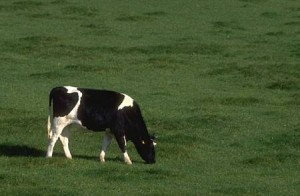
#> input picture Lab5/cow.jpg, 300 x 196 px
$ jupyter execute new-assignment_solution.ipynb
#> lines starting #> are read from the running program, lines starting #| are printed output that depends on the picture
# LAB 5 Solution Notebook

This notebook contains a complete worked solution for all exercises in `new-assignment.ipynb`.

Structure followed in each part:
1. Generate data
2. Split data
3. Define the model class
4. Load and train the model
5. Validate, visualize, and comment on the result

[cell 1]
import numpy as np
import matplotlib.pyplot as plt
from itertools import permutations
from pathlib import Path
from PIL import Image
from matplotlib.patches import Ellipse

np.set_printoptions(suppress=True, precision=3)
plt.style.use("seaborn-v0_8-whitegrid")


def make_gaussian_dataset(means, covariances, counts, seed=0):
#> called with means = array of shape (3, 2), seed = 42
    rng = np.random.default_rng(seed)
    blocks = []
    labels = []
    for idx, (mean, cov, count) in enumerate(zip(means, covariances, counts)):
        blocks.append(rng.multivariate_normal(mean, cov, size=count))
        labels.append(np.full(count, idx, dtype=int))
    X = np.vstack(blocks)
    y = np.concatenate(labels)
    order = rng.permutation(len(X))
    return X[order], y[order]


def train_val_split(X, y=None, test_size=0.25, seed=0):
    rng = np.random.default_rng(seed)
    n_samples = len(X)
    indices = rng.permutation(n_samples)
    n_val = max(1, int(round(n_samples * test_size)))
    val_idx = indices[:n_val]
    train_idx = indices[n_val:]
    if y is None:
        return X[train_idx], X[val_idx]
    return X[train_idx], X[val_idx], y[train_idx], y[val_idx]


def best_label_alignment(y_true, y_pred, n_clusters):
    best_accuracy = -1.0
    best_perm = None
    best_mapped = None
    for perm in permutations(range(n_clusters)):
        lookup = np.array(perm)
        mapped = lookup[y_pred]
        accuracy = np.mean(mapped == y_true)
        if accuracy > best_accuracy:
            best_accuracy = accuracy
            best_perm = perm
            best_mapped = mapped
    return best_mapped, best_perm, float(best_accuracy)


def confusion_matrix_np(y_true, y_pred, n_clusters):
    cm = np.zeros((n_clusters, n_clusters), dtype=int)
    for truth, pred in zip(y_true, y_pred):
        cm[truth, pred] += 1
    return cm


def plot_confusion(ax, y_true, y_pred, n_clusters, title):
    cm = confusion_matrix_np(y_true, y_pred, n_clusters)
    im = ax.imshow(cm, cmap="Blues")
    ax.set_title(title)
    ax.set_xlabel("Predicted cluster")
    ax.set_ylabel("True cluster")
    ax.set_xticks(range(n_clusters))
    ax.set_yticks(range(n_clusters))
    for i in range(n_clusters):
        for j in range(n_clusters):
            ax.text(j, i, cm[i, j], ha="center", va="center", color="black")
    plt.colorbar(im, ax=ax, fraction=0.046)


def plot_clusters(ax, X, labels, title, centers=None, alpha=0.75):
    scatter = ax.scatter(X[:, 0], X[:, 1], c=labels, cmap="tab10", s=28, alpha=alpha)
    if centers is not None:
        ax.scatter(
            centers[:, 0],
            centers[:, 1],
            c="black",
            marker="X",
            s=180,
            linewidths=1.5,
            edgecolors="white",
            label="Centers",
        )
        ax.legend(loc="best")
    ax.set_title(title)
    ax.set_xlabel("x1")
    ax.set_ylabel("x2")
    return scatter


def plot_covariance_ellipses(ax, means, covariances, n_std=2.0):
    colors = plt.cm.tab10(np.arange(len(means)))
    for idx, (mean, cov) in enumerate(zip(means, covariances)):
        eigvals, eigvecs = np.linalg.eigh(cov)
        order = np.argsort(eigvals)[::-1]
        eigvals = eigvals[order]
        eigvecs = eigvecs[:, order]
        angle = np.degrees(np.arctan2(eigvecs[1, 0], eigvecs[0, 0]))
        width, height = 2 * n_std * np.sqrt(np.maximum(eigvals, 1e-12))
        ellipse = Ellipse(
            xy=mean,
            width=width,
            height=height,
            angle=angle,
            edgecolor=colors[idx],
            facecolor="none",
            lw=2,
            alpha=0.9,
        )
        ax.add_patch(ellipse)


def average_log_likelihood(model, X):
    return float(np.mean(model.score_samples(X)))


def extract_border_pixels(image):
    top = image[0, :, :]
    bottom = image[-1, :, :]
    left = image[:, 0, :]
    right = image[:, -1, :]
    return np.vstack([top, bottom, left, right])

## K-Means Clustering

The same NumPy implementation below is reused for Assignments 1, 2, and 3.

[cell 2]
class KMeansEM:
    def __init__(self, n_clusters, max_iter=100, tol=1e-4, n_init=1, random_state=None):
        self.n_clusters = n_clusters
        self.max_iter = max_iter
        self.tol = tol
        self.n_init = n_init
        self.random_state = random_state

    def _init_centroids(self, X, rng):
        indices = rng.choice(len(X), size=self.n_clusters, replace=False)
        return X[indices].copy()

    def _e_step(self, X, centroids):
        distances = np.sum((X[:, None, :] - centroids[None, :, :]) ** 2, axis=2)
        labels = np.argmin(distances, axis=1)
        responsibilities = np.zeros((len(X), self.n_clusters))
        responsibilities[np.arange(len(X)), labels] = 1.0
        inertia = float(np.sum((X - centroids[labels]) ** 2))
        return responsibilities, labels, inertia

    def _m_step(self, X, responsibilities, centroids, rng):
        counts = responsibilities.sum(axis=0)
        new_centroids = centroids.copy()
        for k in range(self.n_clusters):
            if counts[k] > 0:
                new_centroids[k] = (responsibilities[:, k][:, None] * X).sum(axis=0) / counts[k]
            else:
                new_centroids[k] = X[rng.integers(len(X))]
        return new_centroids

    def fit(self, X):
        X = np.asarray(X, dtype=float)
        seed_rng = np.random.default_rng(self.random_state)
        init_seeds = seed_rng.integers(0, 1_000_000, size=self.n_init)

        best_state = None
        best_inertia = np.inf

        for init_seed in init_seeds:
            rng = np.random.default_rng(int(init_seed))
            centroids = self._init_centroids(X, rng)
            history = []

            for _ in range(self.max_iter):
                responsibilities, labels, inertia = self._e_step(X, centroids)
                history.append(inertia)
                new_centroids = self._m_step(X, responsibilities, centroids, rng)
                shift = np.max(np.linalg.norm(new_centroids - centroids, axis=1))
                centroids = new_centroids
                if shift < self.tol:
                    responsibilities, labels, inertia = self._e_step(X, centroids)
                    history.append(inertia)
                    break

            if inertia < best_inertia:
                best_inertia = inertia
                best_state = {
                    "centroids": centroids.copy(),
                    "labels": labels.copy(),
                    "responsibilities": responsibilities.copy(),
                    "history": history.copy(),
                }

        self.centroids_ = best_state["centroids"]
        self.labels_ = best_state["labels"]
        self.responsibilities_ = best_state["responsibilities"]
        self.history_ = best_state["history"]
        self.inertia_ = best_inertia
        return self

    def predict(self, X):
        X = np.asarray(X, dtype=float)
        distances = np.sum((X[:, None, :] - self.centroids_[None, :, :]) ** 2, axis=2)
        return np.argmin(distances, axis=1)

    def fit_predict(self, X):
        self.fit(X)
        return self.labels_

### Assignment 1 (2 scores):

Solution workflow:
- Generate the required dataset
- Split data into train and validation sets
- Train K-means with EM updates
- Study the effect of random centroid initialization

[cell 3]
means_a1 = np.array([[2.0, 2.0], [8.0, 3.0], [3.0, 6.0]])
covs_a1 = [np.eye(2), np.eye(2), np.eye(2)]
counts_a1 = [200, 200, 200]

X_a1, y_a1 = make_gaussian_dataset(means_a1, covs_a1, counts_a1, seed=42)
X_a1_train, X_a1_val, y_a1_train, y_a1_val = train_val_split(X_a1, y_a1, test_size=0.25, seed=42)

print("Assignment 1 shapes:")
print("  Train:", X_a1_train.shape, "Validation:", X_a1_val.shape)

kmeans_a1 = KMeansEM(n_clusters=3, max_iter=100, tol=1e-4, n_init=1, random_state=7)
kmeans_a1.fit(X_a1_train)

train_pred_a1 = kmeans_a1.predict(X_a1_train)
val_pred_a1 = kmeans_a1.predict(X_a1_val)

train_mapped_a1, _, train_acc_a1 = best_label_alignment(y_a1_train, train_pred_a1, 3)
val_mapped_a1, _, val_acc_a1 = best_label_alignment(y_a1_val, val_pred_a1, 3)

seed_records_a1 = []
for seed in range(12):
    probe = KMeansEM(n_clusters=3, max_iter=100, tol=1e-4, n_init=1, random_state=seed)
    probe.fit(X_a1_train)
    probe_val = probe.predict(X_a1_val)
    _, _, probe_acc = best_label_alignment(y_a1_val, probe_val, 3)
    seed_records_a1.append((seed, probe.inertia_, probe_acc))
seed_records_a1 = np.array(seed_records_a1, dtype=float)

print(f"Train accuracy after label alignment: {train_acc_a1:.3f}")
print(f"Validation accuracy after label alignment: {val_acc_a1:.3f}")
print("Final centroids:")
print(kmeans_a1.centroids_)

fig, axes = plt.subplots(2, 2, figsize=(14, 10))
plot_clusters(axes[0, 0], X_a1_train, y_a1_train, "Train split - ground truth")
plot_clusters(axes[0, 1], X_a1_val, val_mapped_a1, "Validation split - K-means prediction", centers=kmeans_a1.centroids_)
axes[1, 0].plot(kmeans_a1.history_, marker="o")
axes[1, 0].set_title("Training inertia across EM iterations")
axes[1, 0].set_xlabel("Iteration")
axes[1, 0].set_ylabel("Inertia")
axes[1, 1].plot(seed_records_a1[:, 0], seed_records_a1[:, 1], marker="o", label="Final inertia")
ax2 = axes[1, 1].twinx()
ax2.plot(seed_records_a1[:, 0], seed_records_a1[:, 2], marker="s", color="darkorange", label="Validation accuracy")
axes[1, 1].set_title("Sensitivity to random initialization")
axes[1, 1].set_xlabel("Random seed")
axes[1, 1].set_ylabel("Inertia")
ax2.set_ylabel("Accuracy")
axes[1, 1].legend(loc="upper left")
ax2.legend(loc="lower right")
plt.tight_layout()
plt.show()
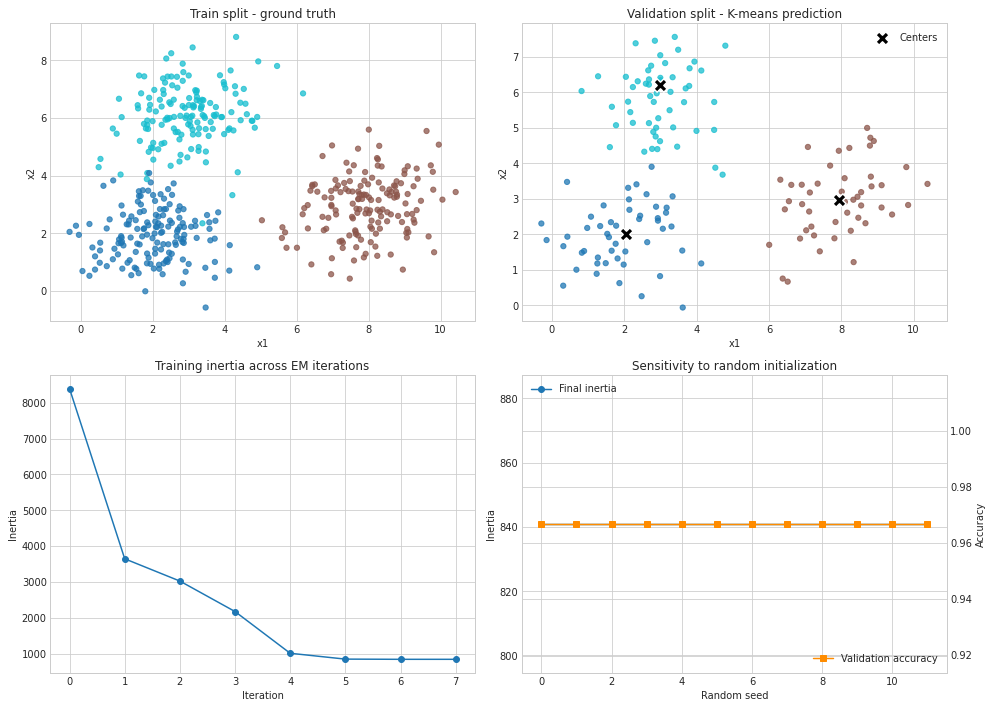
#> figure drawn by matplotlib, 5 panels

**Comment on Assignment 1**

K-means works very well here because the three clusters are spherical, well separated, and have equal size.
The random initialization still matters: different seeds may converge to slightly different final inertia values,
especially when one centroid starts far from its ideal region. In this easy setting the effect is limited, but it is still visible.

### Assignment 2 (2 scores):

Solution workflow:
- Generate the required imbalanced dataset
- Split into train and validation sets
- Train the same K-means class
- Check how uneven cluster sizes affect performance

[cell 4]
means_a2 = np.array([[2.0, 2.0], [8.0, 3.0], [3.0, 6.0]])
covs_a2 = [np.eye(2), np.eye(2), np.eye(2)]
counts_a2 = [1200, 200, 1000]

X_a2, y_a2 = make_gaussian_dataset(means_a2, covs_a2, counts_a2, seed=123)
X_a2_train, X_a2_val, y_a2_train, y_a2_val = train_val_split(X_a2, y_a2, test_size=0.25, seed=123)

print("Assignment 2 shapes:")
print("  Train:", X_a2_train.shape, "Validation:", X_a2_val.shape)

kmeans_a2 = KMeansEM(n_clusters=3, max_iter=100, tol=1e-4, n_init=5, random_state=21)
kmeans_a2.fit(X_a2_train)

val_pred_a2 = kmeans_a2.predict(X_a2_val)
val_mapped_a2, _, val_acc_a2 = best_label_alignment(y_a2_val, val_pred_a2, 3)
cm_a2 = confusion_matrix_np(y_a2_val, val_mapped_a2, 3)
class_recall_a2 = np.diag(cm_a2) / np.maximum(cm_a2.sum(axis=1), 1)

true_sizes_a2 = np.bincount(y_a2_val, minlength=3)
pred_sizes_a2 = np.bincount(val_mapped_a2, minlength=3)

print(f"Validation accuracy after label alignment: {val_acc_a2:.3f}")
print("True validation cluster sizes:", true_sizes_a2)
print("Predicted validation cluster sizes:", pred_sizes_a2)

fig, axes = plt.subplots(2, 3, figsize=(16, 10))
plot_clusters(axes[0, 0], X_a2_train, y_a2_train, "Train split - ground truth")
plot_clusters(axes[0, 1], X_a2_val, val_mapped_a2, "Validation split - K-means prediction", centers=kmeans_a2.centroids_)
axes[0, 2].plot(kmeans_a2.history_, marker="o")
axes[0, 2].set_title("Training inertia across EM iterations")
axes[0, 2].set_xlabel("Iteration")
axes[0, 2].set_ylabel("Inertia")
plot_confusion(axes[1, 0], y_a2_val, val_mapped_a2, 3, "Validation confusion matrix")
x = np.arange(3)
axes[1, 1].bar(x - 0.18, true_sizes_a2, width=0.36, label="True")
axes[1, 1].bar(x + 0.18, pred_sizes_a2, width=0.36, label="Predicted")
axes[1, 1].set_title("Cluster size comparison on validation split")
axes[1, 1].set_xlabel("Cluster id")
axes[1, 1].set_ylabel("Number of points")
axes[1, 1].legend()
axes[1, 2].bar(np.arange(3), class_recall_a2, color="teal")
axes[1, 2].set_ylim(0.0, 1.05)
axes[1, 2].set_title("Per-cluster recall")
axes[1, 2].set_xlabel("Cluster id")
axes[1, 2].set_ylabel("Recall")
plt.tight_layout()
plt.show()
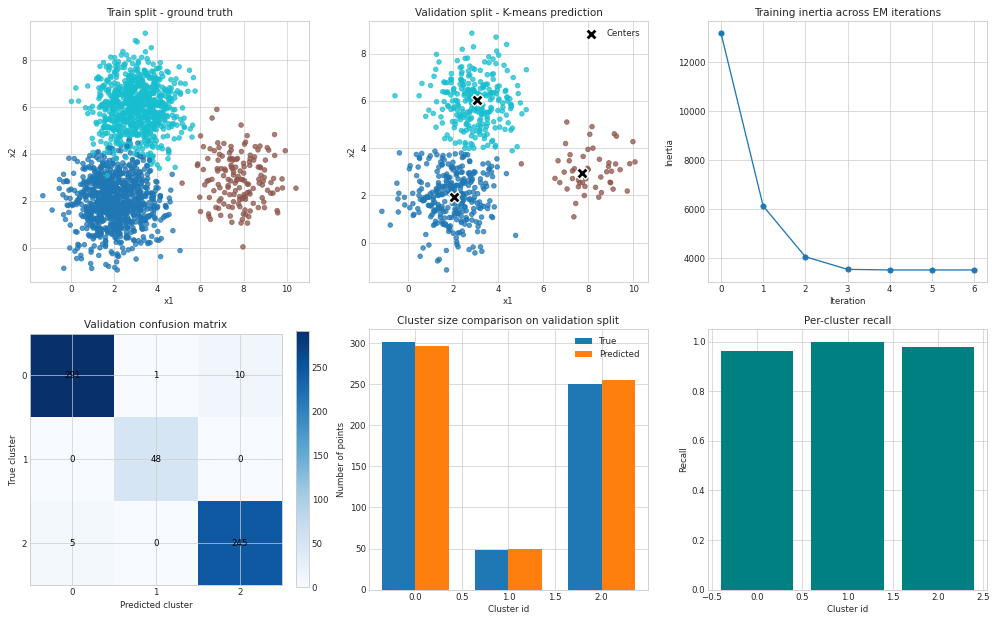
#> figure drawn by matplotlib, 7 panels; panel 5: tallest bar 302 high, from x = -0.36 to 0; panel 5: tallest bar 296 high, from x = -2.78e-17 to 0.36; panel 6: tallest bar 1 high, from x = 0.6 to 1.4

**Comment on Assignment 2**

K-means minimizes squared distance, not class balance. Because of that, large clusters dominate the objective and strongly influence the final centroids.
The smaller cluster is more likely to be pulled by nearby larger groups, so performance becomes less stable than in Assignment 1.

### Assignment 3 (2 scores):

Solution workflow:
- Generate the required dataset with one elongated Gaussian
- Split data into train and validation sets
- Train K-means
- Observe what happens when one cluster is not close to a spherical shape

[cell 5]
means_a3 = np.array([[2.0, 2.0], [8.0, 3.0], [3.0, 6.0]])
sigma_1 = np.array([[1.0, 0.0], [0.0, 1.0]])
sigma_2 = np.array([[10.0, 0.0], [0.0, 1.0]])
covs_a3 = [sigma_1, sigma_1, sigma_2]
counts_a3 = [200, 200, 200]

X_a3, y_a3 = make_gaussian_dataset(means_a3, covs_a3, counts_a3, seed=7)
X_a3_train, X_a3_val, y_a3_train, y_a3_val = train_val_split(X_a3, y_a3, test_size=0.25, seed=7)

print("Assignment 3 shapes:")
print("  Train:", X_a3_train.shape, "Validation:", X_a3_val.shape)

kmeans_a3 = KMeansEM(n_clusters=3, max_iter=100, tol=1e-4, n_init=5, random_state=7)
kmeans_a3.fit(X_a3_train)

val_pred_a3 = kmeans_a3.predict(X_a3_val)
val_mapped_a3, _, val_acc_a3 = best_label_alignment(y_a3_val, val_pred_a3, 3)
correct_mask_a3 = val_mapped_a3 == y_a3_val

print(f"Validation accuracy after label alignment: {val_acc_a3:.3f}")

fig, axes = plt.subplots(2, 2, figsize=(14, 10))
plot_clusters(axes[0, 0], X_a3_train, y_a3_train, "Train split - ground truth")
plot_clusters(axes[0, 1], X_a3_val, val_mapped_a3, "Validation split - K-means prediction", centers=kmeans_a3.centroids_)
plot_confusion(axes[1, 0], y_a3_val, val_mapped_a3, 3, "Validation confusion matrix")
axes[1, 1].scatter(
    X_a3_val[correct_mask_a3, 0],
    X_a3_val[correct_mask_a3, 1],
    c="tab:green",
    s=30,
    alpha=0.75,
    label="Correct",
)
axes[1, 1].scatter(
    X_a3_val[~correct_mask_a3, 0],
    X_a3_val[~correct_mask_a3, 1],
    c="tab:red",
    s=30,
    alpha=0.75,
    label="Misclustered",
)
axes[1, 1].set_title("Validation errors with elongated cluster")
axes[1, 1].set_xlabel("x1")
axes[1, 1].set_ylabel("x2")
axes[1, 1].legend()
plt.tight_layout()
plt.show()

**Comment on Assignment 3**

K-means assumes each cluster is represented well by a centroid and roughly spherical Voronoi regions.
The elongated Gaussian breaks that assumption, so points near the tails are easier to miscluster.
This is a good example of why covariance-aware models such as GMM are often preferred for anisotropic data.

## Gaussian Mixture Model

The class below implements a full-covariance Gaussian Mixture Model trained with EM, using NumPy only.

[cell 6]
class GaussianMixtureEM:
    def __init__(
        self,
        n_components,
        max_iter=100,
        tol=1e-4,
        reg_covar=1e-6,
        n_init=1,
        random_state=None,
    ):
        self.n_components = n_components
        self.max_iter = max_iter
        self.tol = tol
        self.reg_covar = reg_covar
        self.n_init = n_init
        self.random_state = random_state

    def _initialize(self, X, rng):
        n_samples, n_features = X.shape
        chosen = rng.choice(n_samples, size=self.n_components, replace=False)
        means = X[chosen].copy()
        base_cov = np.cov(X.T) + self.reg_covar * np.eye(n_features)
        covariances = np.repeat(base_cov[None, :, :], self.n_components, axis=0)
        weights = np.full(self.n_components, 1.0 / self.n_components)
        return weights, means, covariances

    def _logsumexp(self, arr, axis=1, keepdims=False):
        max_arr = np.max(arr, axis=axis, keepdims=True)
        stabilized = arr - max_arr
        summed = max_arr + np.log(np.sum(np.exp(stabilized), axis=axis, keepdims=True) + 1e-12)
        if keepdims:
            return summed
        return np.squeeze(summed, axis=axis)

    def _estimate_log_gaussian_prob(self, X, means, covariances):
        n_samples, n_features = X.shape
        log_prob = np.empty((n_samples, self.n_components))
        for k in range(self.n_components):
            cov = covariances[k]
            sign, logdet = np.linalg.slogdet(cov)
            if sign <= 0:
                cov = cov + (10 * self.reg_covar) * np.eye(n_features)
                sign, logdet = np.linalg.slogdet(cov)
            precision = np.linalg.inv(cov)
            diff = X - means[k]
            mahal = np.sum((diff @ precision) * diff, axis=1)
            log_prob[:, k] = -0.5 * (n_features * np.log(2 * np.pi) + logdet + mahal)
        return log_prob

    def _e_step(self, X, weights, means, covariances):
        weighted_log_prob = self._estimate_log_gaussian_prob(X, means, covariances) + np.log(weights + 1e-12)
        log_prob_norm = self._logsumexp(weighted_log_prob, axis=1, keepdims=True)
        log_responsibilities = weighted_log_prob - log_prob_norm
        responsibilities = np.exp(log_responsibilities)
        total_log_likelihood = float(np.sum(log_prob_norm))
        return responsibilities, total_log_likelihood

    def _m_step(self, X, responsibilities):
        n_samples, n_features = X.shape
        nk = responsibilities.sum(axis=0) + 1e-12
        weights = nk / n_samples
        means = (responsibilities.T @ X) / nk[:, None]
        covariances = np.zeros((self.n_components, n_features, n_features))

        for k in range(self.n_components):
            diff = X - means[k]
            cov = (responsibilities[:, k][:, None] * diff).T @ diff / nk[k]
            cov.flat[:: n_features + 1] += self.reg_covar
            covariances[k] = cov

        return weights, means, covariances

    def fit(self, X):
        X = np.asarray(X, dtype=float)
        seed_rng = np.random.default_rng(self.random_state)
        init_seeds = seed_rng.integers(0, 1_000_000, size=self.n_init)

        best_log_likelihood = -np.inf
        best_state = None

        for init_seed in init_seeds:
            rng = np.random.default_rng(int(init_seed))
            weights, means, covariances = self._initialize(X, rng)
            history = []
            prev_ll = None

            for _ in range(self.max_iter):
                responsibilities, log_likelihood = self._e_step(X, weights, means, covariances)
                history.append(log_likelihood)
                weights, means, covariances = self._m_step(X, responsibilities)
                if prev_ll is not None and abs(log_likelihood - prev_ll) < self.tol:
                    break
                prev_ll = log_likelihood

            if history[-1] > best_log_likelihood:
                best_log_likelihood = history[-1]
                best_state = {
                    "weights": weights.copy(),
                    "means": means.copy(),
                    "covariances": covariances.copy(),
                    "responsibilities": responsibilities.copy(),
                    "history": history.copy(),
                }

        self.weights_ = best_state["weights"]
        self.means_ = best_state["means"]
        self.covariances_ = best_state["covariances"]
        self.responsibilities_ = best_state["responsibilities"]
        self.history_ = best_state["history"]
        self.lower_bound_ = best_log_likelihood
        return self

    def predict_proba(self, X):
        X = np.asarray(X, dtype=float)
        responsibilities, _ = self._e_step(X, self.weights_, self.means_, self.covariances_)
        return responsibilities

    def predict(self, X):
        return np.argmax(self.predict_proba(X), axis=1)

    def score_samples(self, X):
        X = np.asarray(X, dtype=float)
        weighted_log_prob = self._estimate_log_gaussian_prob(X, self.means_, self.covariances_) + np.log(self.weights_ + 1e-12)
        return self._logsumexp(weighted_log_prob, axis=1, keepdims=False)

### Assignment 1 (2 scores):

Since the original assignment only asks to implement and train the model, this notebook uses a synthetic dataset
with three Gaussian components of different covariance structure to show the benefit of GMM over K-means.

[cell 7]
means_gmm = np.array([[1.0, 1.5], [6.0, 2.5], [3.5, 7.0]])
covs_gmm = [
    np.array([[1.2, 0.8], [0.8, 1.4]]),
    np.array([[1.0, -0.5], [-0.5, 1.2]]),
    np.array([[2.0, 0.0], [0.0, 0.5]]),
]
counts_gmm = [300, 250, 350]

X_gmm, y_gmm = make_gaussian_dataset(means_gmm, covs_gmm, counts_gmm, seed=2024)
X_gmm_train, X_gmm_val, y_gmm_train, y_gmm_val = train_val_split(X_gmm, y_gmm, test_size=0.25, seed=2024)

print("GMM assignment shapes:")
print("  Train:", X_gmm_train.shape, "Validation:", X_gmm_val.shape)

gmm = GaussianMixtureEM(n_components=3, max_iter=120, tol=1e-4, reg_covar=1e-5, n_init=5, random_state=11)
gmm.fit(X_gmm_train)

train_pred_gmm = gmm.predict(X_gmm_train)
val_pred_gmm = gmm.predict(X_gmm_val)
train_mapped_gmm, _, train_acc_gmm = best_label_alignment(y_gmm_train, train_pred_gmm, 3)
val_mapped_gmm, _, val_acc_gmm = best_label_alignment(y_gmm_val, val_pred_gmm, 3)

train_ll_gmm = average_log_likelihood(gmm, X_gmm_train)
val_ll_gmm = average_log_likelihood(gmm, X_gmm_val)

print(f"Train accuracy after label alignment: {train_acc_gmm:.3f}")
print(f"Validation accuracy after label alignment: {val_acc_gmm:.3f}")
print(f"Average train log-likelihood: {train_ll_gmm:.3f}")
print(f"Average validation log-likelihood: {val_ll_gmm:.3f}")

fig, axes = plt.subplots(2, 2, figsize=(14, 10))
plot_clusters(axes[0, 0], X_gmm_train, y_gmm_train, "Train split - ground truth")
plot_clusters(axes[0, 1], X_gmm_val, val_mapped_gmm, "Validation split - GMM prediction")
plot_covariance_ellipses(axes[0, 1], gmm.means_, gmm.covariances_)
axes[1, 0].plot(gmm.history_, marker="o")
axes[1, 0].set_title("Log-likelihood across EM iterations")
axes[1, 0].set_xlabel("Iteration")
axes[1, 0].set_ylabel("Log-likelihood")
plot_confusion(axes[1, 1], y_gmm_val, val_mapped_gmm, 3, "Validation confusion matrix")
plt.tight_layout()
plt.show()

**Comment on Assignment 4**

GMM handles different covariance shapes by learning both the mean and the covariance of each component.
The soft assignments in the E-step are also more expressive than the hard assignments of K-means, especially
for overlapping or anisotropic clusters.

### Assignment 2 (2 scores):

Strategy:
- Load `cow.jpg`
- Treat every RGB pixel as a 3D observation
- Split pixel data into train and validation subsets
- Train a GMM in color space
- Estimate which components belong to the background using border pixels
- Produce a foreground mask and a filtered image

[cell 8]
image_path = Path("cow.jpg")
image = np.asarray(Image.open(image_path).convert("RGB"), dtype=float) / 255.0
h, w, c = image.shape
#> (the rest of the program and of its run is left out)
